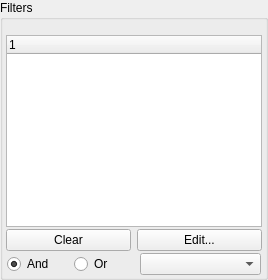
      <widget class="QGroupBox" name="categoriesGroup">
       <property name="maximumSize">
        <size>
         <width>500</width>
         <height>16777215</height>
        </size>
       </property>
       <property name="title">
        <string>Filters</string>
       </property>
       <layout class="QVBoxLayout" name="verticalLayout_10" stretch="0,0,0">
        <property name="spacing">
         <number>0</number>
        </property>
        <property name="leftMargin">
         <number>3</number>
        </property>
        <property name="topMargin">
         <number>15</number>
        </property>
        <property name="rightMargin">
         <number>3</number>
        </property>
        <property name="bottomMargin">
         <number>0</number>
        </property>
        <item>
         <widget class="QTreeWidget" name="filters">
          <property name="minimumSize">
           <size>
            <width>120</width>
            <height>0</height>
           </size>
          </property>
          <property name="contextMenuPolicy">
           <enum>Qt::NoContextMenu</enum>
          </property>
          <property name="alternatingRowColors">
           <bool>true</bool>
          </property>
          <property name="selectionMode">
           <enum>QAbstractItemView::NoSelection</enum>
          </property>
          <column>
           <property name="text">
            <string notr="true">1</string>
           </property>
          </column>
         </widget>
        </item>
        <item>
         <widget class="QWidget" name="widget_2" native="true">
          <layout class="QHBoxLayout" name="horizontalLayout_8">
           <property name="leftMargin">
            <number>0</number>
           </property>
           <property name="topMargin">
            <number>2</number>
           </property>
           <property name="rightMargin">
            <number>0</number>
           </property>
           <property name="bottomMargin">
            <number>0</number>
           </property>
           <item>
            <widget class="QPushButton" name="filtersClear">
             <property name="text">
              <string>Clear</string>
             </property>
            </widget>
           </item>
           <item>
            <widget class="QPushButton" name="filtersEdit">
             <property name="text">
              <string>Edit...</string>
             </property>
            </widget>
           </item>
          </layout>
         </widget>
        </item>
        <item>
         <widget class="QWidget" name="widget" native="true">
          <property name="sizePolicy">
           <sizepolicy hsizetype="Preferred" vsizetype="Preferred">
            <horstretch>0</horstretch>
            <verstretch>0</verstretch>
           </sizepolicy>
          </property>
          <layout class="QHBoxLayout" name="horizontalLayout_11" stretch="1,1,2">
           <property name="leftMargin">
            <number>1</number>
           </property>
           <property name="topMargin">
            <number>2</number>
           </property>
           <property name="rightMargin">
            <number>1</number>
           </property>
           <property name="bottomMargin">
            <number>2</number>
           </property>
           <item>
            <widget class="QRadioButton" name="filtersAnd">
             <property name="toolTip">
              <string>Display mods that match all selected categories.</string>
             </property>
             <property name="text">
              <string>And</string>
             </property>
             <property name="checked">
              <bool>true</bool>
             </property>
            </widget>
           </item>
           <item>
            <widget class="QRadioButton" name="filtersOr">
             <property name="toolTip">
              <string>Display mods that match at least one of the selected categories</string>
             </property>
             <property name="text">
              <string>Or</string>
             </property>
            </widget>
           </item>
           <item>
            <widget class="QComboBox" name="filtersSeparators">
             <property name="sizePolicy">
              <sizepolicy hsizetype="Preferred" vsizetype="Fixed">
               <horstretch>0</horstretch>
               <verstretch>0</verstretch>
              </sizepolicy>
             </property>
             <property name="toolTip">
              <string>
                              Filter: only show the separators that match the current filters
                              Show: always show separators
                              Hide: never show separators
                            </string>
             </property>
            </widget>
           </item>
          </layout>
         </widget>
        </item>
       </layout>
      </widget>
